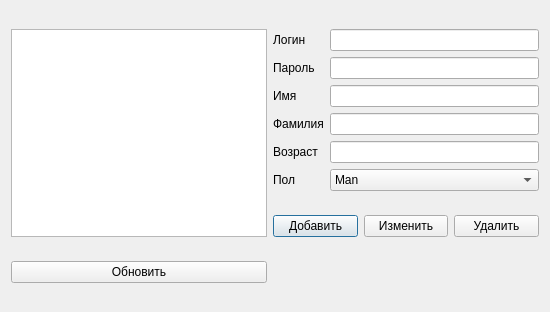
<?xml version="1.0" encoding="UTF-8"?>
<ui version="4.0">
 <class>adminwindow</class>
 <widget class="QDialog" name="adminwindow">
  <property name="geometry">
   <rect>
    <x>0</x>
    <y>0</y>
    <width>550</width>
    <height>312</height>
   </rect>
  </property>
  <property name="windowTitle">
   <string>Admin</string>
  </property>
  <layout class="QGridLayout" name="gridLayout">
   <item row="0" column="0" rowspan="2">
    <widget class="QTableWidget" name="tableWidget"/>
   </item>
   <item row="0" column="1">
    <layout class="QVBoxLayout" name="verticalLayout_2">
     <item>
      <widget class="QLabel" name="label">
       <property name="text">
        <string>Логин</string>
       </property>
      </widget>
     </item>
     <item>
      <widget class="QLabel" name="label_2">
       <property name="text">
        <string>Пароль</string>
       </property>
      </widget>
     </item>
     <item>
      <widget class="QLabel" name="label_3">
       <property name="text">
        <string>Имя</string>
       </property>
      </widget>
     </item>
     <item>
      <widget class="QLabel" name="label_4">
       <property name="text">
        <string>Фамилия</string>
       </property>
      </widget>
     </item>
     <item>
      <widget class="QLabel" name="label_5">
       <property name="text">
        <string>Возраст</string>
       </property>
      </widget>
     </item>
     <item>
      <widget class="QLabel" name="label_6">
       <property name="text">
        <string>Пол</string>
       </property>
      </widget>
     </item>
    </layout>
   </item>
   <item row="0" column="2">
    <layout class="QVBoxLayout" name="verticalLayout">
     <item>
      <widget class="QLineEdit" name="lineEdit"/>
     </item>
     <item>
      <widget class="QLineEdit" name="lineEdit_2"/>
     </item>
     <item>
      <widget class="QLineEdit" name="lineEdit_3"/>
     </item>
     <item>
      <widget class="QLineEdit" name="lineEdit_4"/>
     </item>
     <item>
      <widget class="QLineEdit" name="lineEdit_5"/>
     </item>
     <item>
      <widget class="QComboBox" name="comboBox">
       <item>
        <property name="text">
         <string>Man</string>
        </property>
       </item>
       <item>
        <property name="text">
         <string>Wom</string>
        </property>
       </item>
      </widget>
     </item>
    </layout>
   </item>
   <item row="1" column="1" colspan="2">
    <layout class="QHBoxLayout" name="horizontalLayout">
     <item>
      <widget class="QPushButton" name="pushButton">
       <property name="text">
        <string>Добавить</string>
       </property>
      </widget>
     </item>
     <item>
      <widget class="QPushButton" name="pushButton_2">
       <property name="text">
        <string>Изменить</string>
       </property>
      </widget>
     </item>
     <item>
      <widget class="QPushButton" name="pushButton_3">
       <property name="text">
        <string>Удалить</string>
       </property>
      </widget>
     </item>
    </layout>
   </item>
   <item row="2" column="0">
    <widget class="QPushButton" name="pushButton_4">
     <property name="text">
      <string>Обновить</string>
     </property>
    </widget>
   </item>
  </layout>
 </widget>
 <resources/>
 <connections/>
</ui>
